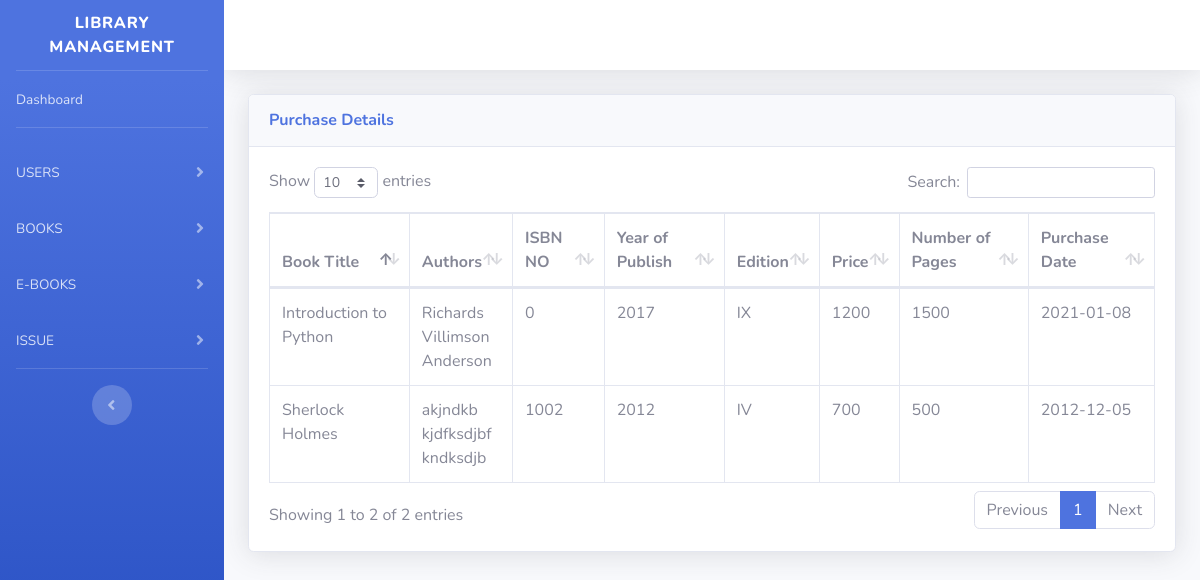
Page /templates/startbootstrap-sb-admin-2-gh-pages/admin purchase book details.php (signed in) on the earlier database version.
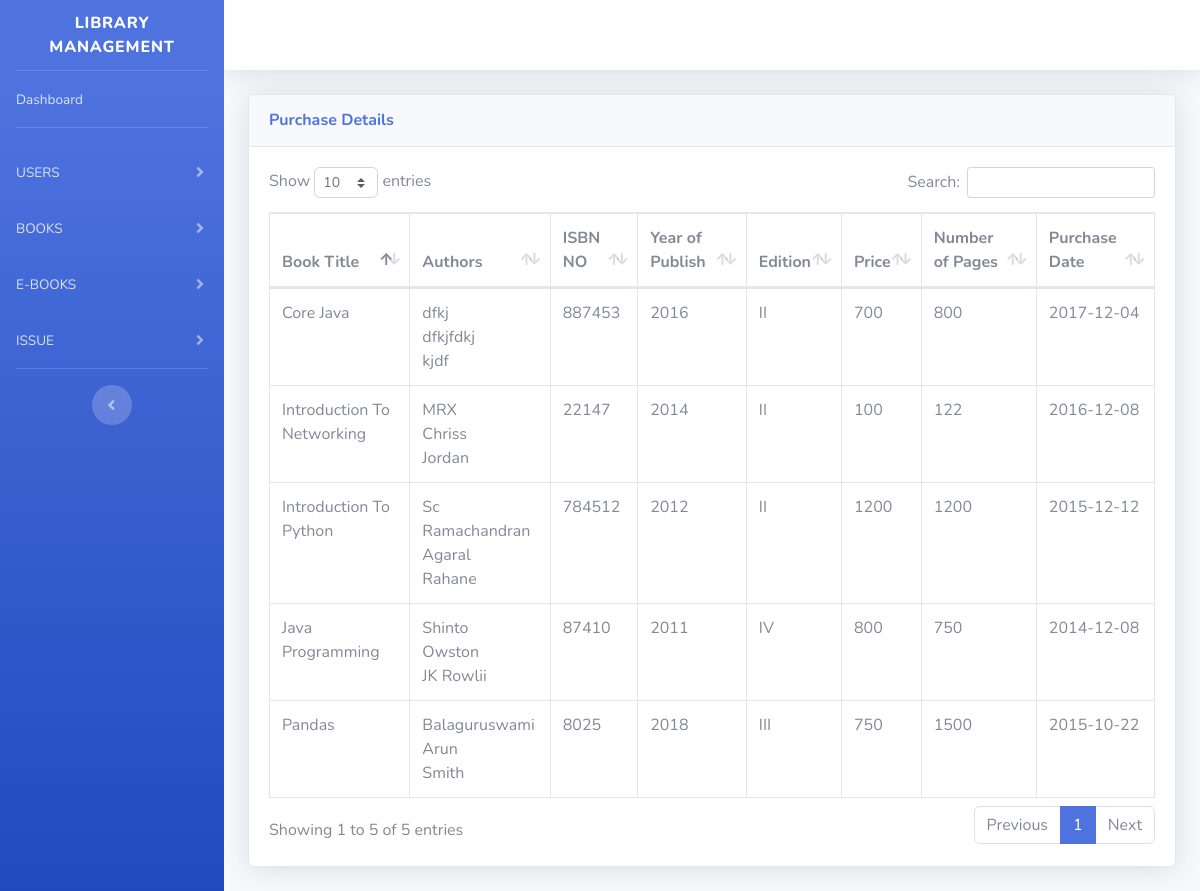
Same page on the later database version.
### tables this page shows
CREATE TABLE `book_details` (
  `details_id` int(10) NOT NULL,
  `book_id` int(10) NOT NULL,
  `book_price` int(10) NOT NULL,
  `number_of_page` int(10) NOT NULL,
  `date_of_purchase` date NOT NULL,
  `status` varchar(20) NOT NULL
);

CREATE TABLE `book_table` (
  `book_id` int(10) NOT NULL,
  `category_id` int(10) NOT NULL,
  `book_title` varchar(40) NOT NULL,
  `book_author` varchar(40) NOT NULL,
  `second_author` varchar(40) NOT NULL,
  `third_author` varchar(40) NOT NULL,
  `book_count` int(20) NOT NULL,
  `year_of_publish` int(20) NOT NULL,
  `edition` varchar(20) NOT NULL,
  `isbn_no` int(20) NOT NULL,
  `book_status` varchar(20) NOT NULL
);

### templates/startbootstrap-sb-admin-2-gh-pages/admin purchase book details.php (the view, shortened to what the changed rows need)
<?php
include('../startbootstrap-sb-admin-2-gh-pages/PHP/connection.php');
?>
<!DOCTYPE html>
<html lang="en">
<head>
    <link href="vendor/fontawesome-free/css/all.min.css" rel="stylesheet" type="text/css">
    <link href="css/sb-admin-2.min.css" rel="stylesheet">
    <link href="vendor/datatables/dataTables.bootstrap4.min.css" rel="stylesheet">
</head>
<body id="page-top">
    <div id="wrapper">
        <div id="content-wrapper" class="d-flex flex-column">
            <div id="content">
                <div class="container-fluid">
                    <div class="card shadow mb-4">
                        <div class="card-body">
                            <div class="table-responsive">
                                <table class="table table-bordered" id="dataTable" width="100%" cellspacing="0">
                                    <thead>
                                        <tr>
                                            <th>Book Title</th>
                                            <th>Authors</th>
                                            <th>ISBN NO</th>
                                            <th>Year of Publish</th>
                                            <th>Edition</th>
                                            <th>Price</th>
                                            <th>Number of Pages</th>
                                            <th>Purchase Date</th>
                                        </tr>
                                    </thead>
    <?php
    $sql = "SELECT b.book_id, b.category_id, b.book_title, b.book_author, b.second_author, b.third_author, b.year_of_publish,
        b.edition, b.isbn_no, b.book_status, c.book_id, c.book_price,c.date_of_purchase, c.number_of_page
        FROM book_table b, book_details c WHERE b.book_id = c.book_id";
    $result = mysqli_query($con,$sql);
    while($row = mysqli_fetch_array($result))
    {
    ?>
                                        <tr>
                                            <?php
                                           echo "<td>" .$row['book_title'] ."</td>";
                                            echo "<td>" .$row['book_author'] ."</br>"
                                            .$row['second_author'] ."</br>" .$row['third_author'] ."</td>";
                                            echo "<td>" .$row['isbn_no'] ."</td>";
                                            echo "<td>" .$row['year_of_publish'] ."</td>";
                                            echo "<td>" .$row['edition'] ."</td>";
                                            echo "<td>" .$row['book_price'] ."</td>";
                                            echo "<td>" .$row['number_of_page'] ."</td>";
                                            echo "<td>" .$row['date_of_purchase'] ."</td>";
                                            ?>
                                        </tr>
           <?php
    }
    ?>
                                </table>
                            </div>
                        </div>
                    </div>
                </div>
            </div>
        </div>
    </div>
</body>
</html>

Differences in the rows shown:
no longer on this page (row unchanged): book_details: book.book_title "Introduction to Python", book.book_author "Richards", book.second_author "Villimson", book.third_author "Anderson", book.isbn_no "0", book.year_of_publish "2017", book.edition "IX", book_price "1200", number_of_page "1500", date_of_purchase "2021-01-08"
no longer on this page (row unchanged): book_details: book.book_title "Sherlock Holmes", book.book_author "akjndkb", book.second_author "kjdfksdjbf", book.third_author "kndksdjb", book.isbn_no "1002", book.year_of_publish "2012", book.edition "IV", book_price "700", number_of_page "500", date_of_purchase "2012-12-05"
added book_details: book.book_title "Pandas", book.book_author "Balaguruswami", book.second_author "Arun", book.third_author "Smith", book.isbn_no "8025", book.year_of_publish "2018", book.edition "III", book_price "750", number_of_page "1500", date_of_purchase "2015-10-22"
added book_details: book.book_title "Introduction To Python", book.book_author "Sc Ramachandran", book.second_author "Agaral", book.third_author "Rahane", book.isbn_no "784512", book.year_of_publish "2012", book.edition "II", book_price "1200", number_of_page "1200", date_of_purchase "2015-12-12"
added book_details: book.book_title "Java Programming", book.book_author "Shinto", book.second_author "Owston", book.third_author "JK Rowlii", book.isbn_no "87410", book.year_of_publish "2011", book.edition "IV", book_price "800", number_of_page "750", date_of_purchase "2014-12-08"
added book_details: book.book_title "Introduction To Networking", book.book_author "MRX", book.second_author "Chriss", book.third_author "Jordan", book.isbn_no "22147", book.year_of_publish "2014", book.edition "II", book_price "100", number_of_page "122", date_of_purchase "2016-12-08"
added book_details: book.book_title "Core Java", book.book_author "dfkj", book.second_author "dfkjfdkj", book.third_author "kjdf", book.isbn_no "887453", book.year_of_publish "2016", book.edition "II", book_price "700", number_of_page "800", date_of_purchase "2017-12-04"
Other differences:
text written by a page script: "Show entries Search: Showing 1 to 2 of 2 entries Previous 1 Next" → "Show entries Search: Showing 1 to 5 of 5 entries Previous 1 Next"
